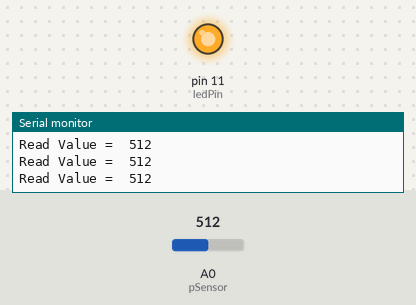
Bench run of a sketch on a simulated Arduino Uno, built with avr-gcc and run on an emulated ATmega328P. On the bench: output pins drawn as LEDs (lit = HIGH), the last lines printed to the serial monitor. The inputs (shaded band) are chosen by the test bench; at power-on: A0 (pSensor) = 512.

Above: at 1.2 s.
1.3 s: A0 (pSensor) set to 586
2.8 s: A0 (pSensor) set to 616
At 3.2 s:
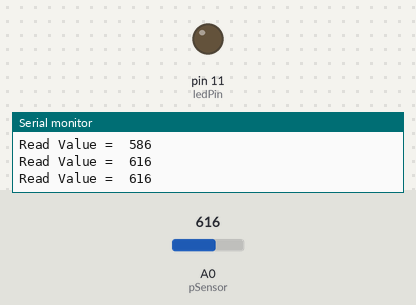
4.3 s: A0 (pSensor) set to 590
At 5.6 s:
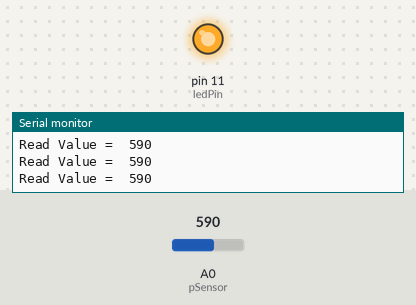
5.9 s: A0 (pSensor) set to 610
At 7.0 s:
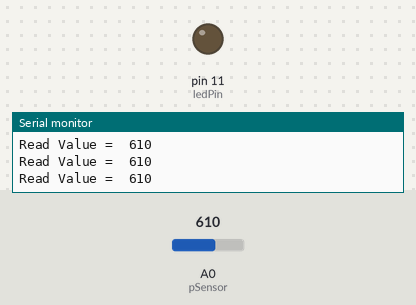
Timing chart, 0 to 8.5 s (numbered marks = the images above; inputs shaded):
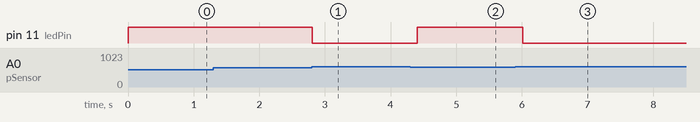

Measured:
- the behaviour switches between 600 and 601 on A0 (pSensor) (found by bisection; images 0 and 1)
- after the input at 2.8 s, pin 11 (ledPin): HIGH → LOW at once
- after the input at 4.3 s, pin 11 (ledPin): LOW → HIGH after 0.11 s
- after the input at 5.9 s, pin 11 (ledPin): HIGH → LOW after 0.11 s

The sketch:

chapter-2.4.4.ino
```cpp
int pSensor = A0;      // 조도센서 S핀 A0번에 연결
int ledPin = 11;       // LED 핀 11번에 연결

void setup() {
  Serial.begin(9600);
  pinMode(ledPin, OUTPUT);
}

void loop() {
  int readVal = analogRead(pSensor);   // A0 조도센서 값 readVal 변수에 저장
  Serial.print("Read Value =  ");     // 시리얼 모니터에 " " 내용 프린트
  Serial.println(readVal);            // 시리얼 모니터에 조도센서 값 프린트
  if(readVal <= 600) {                 // 조도센서 값이 600 이하이면
    digitalWrite(ledPin, HIGH);        // LED 켜기
  }
  else {                               // 조도센서 값이 600 미만이면
    digitalWrite(ledPin, LOW);         // LED 끄기
  }
  delay(200);
}
```
